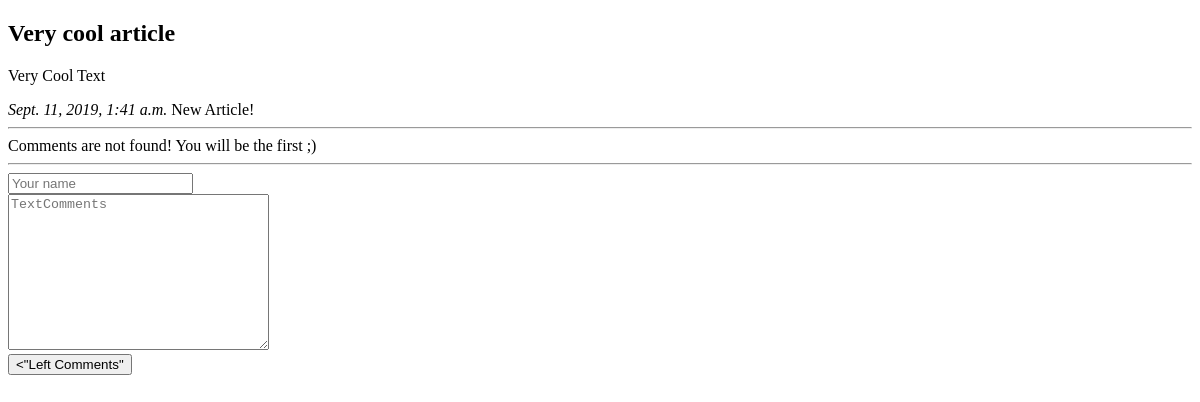
The app's page /articles/1/, older data.
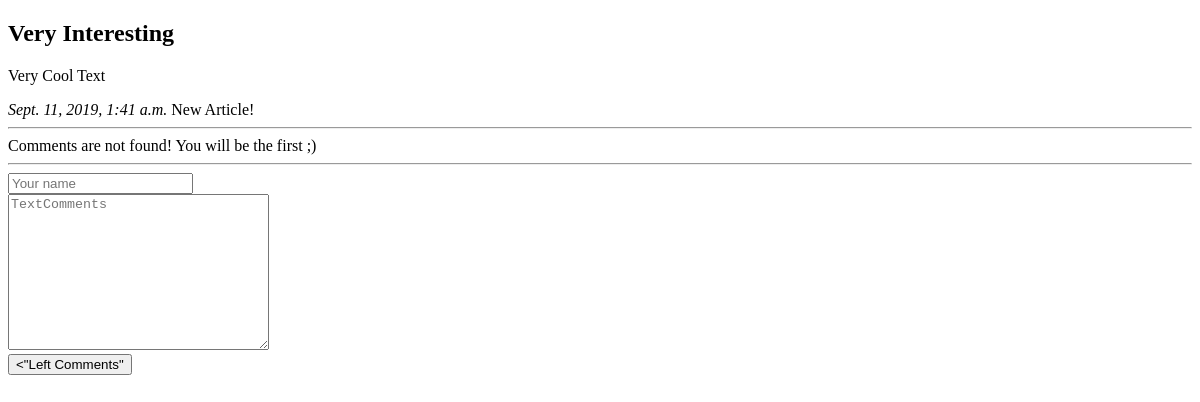
The same page, newer data.
### myfirst/apps/articles/models.py (models this page shows, shortened)
class Article(models.Model):
    article_title = models.CharField('article name', max_length =200)
    article_text = models.TextField('article text')
    pub_date = models.DateTimeField("Publication date")
    def was_published_recently(self):
        return self.pub_date >=(timezone.now() - datetime.timedelta(days=7))

### myfirst/apps/articles/views.py (the view)
# urls.py: path('<int:article_id>/', views.detail, name = 'detail'),
def detail(request, article_id):
    try:
        a = Article.objects.get(id = article_id)
    except:
        raise Http404("Article is not found")
    latest_comments_list = a.comment_set.order_by('-id')[:10]
    return render(request, 'articles/detail.html', {'article': a, 'latest_comments_list': latest_comments_list})

### myfirst/templates/articles/detail.html (shortened to what this page needs)
{% extends 'base.html' %}
{% block content %}
<h2>{{article.article_title}}</h2>
<p> {{article.article_text}}</p>
<em>{{article.pub_date}}</em>
{% if article.was_published_recently %}
New Article!
{% endif %}
<hr>
{% if latest_comments_list %}
    {% for c in latest_comments_list %}
        <p>
            <strong>{{c.author_name}}</strong>
            <p>{{c.comment_text}}</p>
        </p>
    {% endfor %}
{% else %}
Comments are not found! You will be the first ;)
{% endif %}
<hr>
<form action = "{% url 'articles:leave_comment' article.id %}" method = "POST">
    <input type='text' required placeholder = "Your name" name="name"><br>
    <textarea name="text" required = '' placeholder = "TextComments" cols='30' rows='10'></textarea><br>
    <button type = "submit"><"Left Comments"</button>
</form>
{% endblock %}

### myfirst/templates/base.html (shortened to what this page needs)
<!DOCTYPE html>
<html lang = "en">
<head>
</head>
<body>
    {% block content %} {% endblock %}
</body>
</html>

Row changes from the older to the newer data that the page shows:
changed Article "Very Cool Text": article_title "Very cool article" → "Very Interesting"
